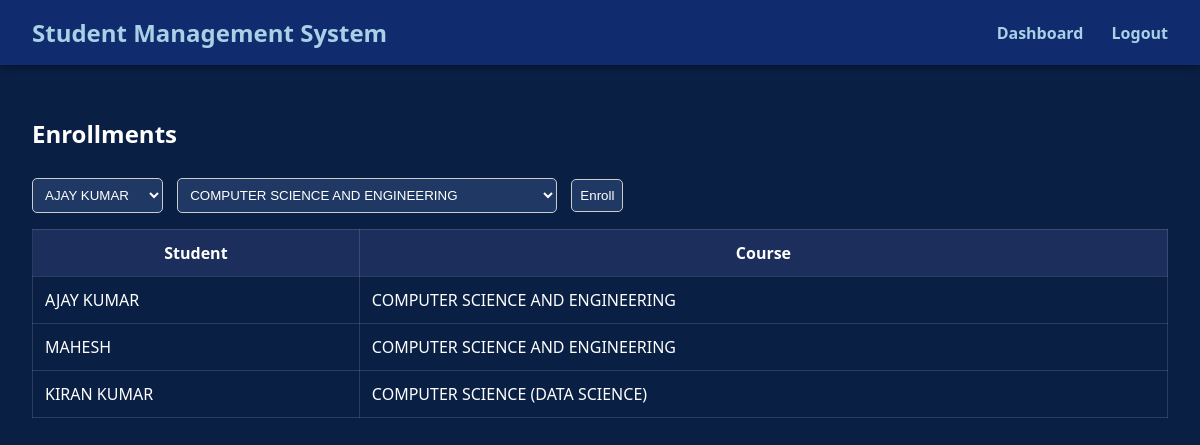
The app's page /enrollments (signed in) with its own data.
### models.py (models this page shows)
class Enrollment(db.Model):
    id = db.Column(db.Integer, primary_key=True)
    student_id = db.Column(db.Integer, db.ForeignKey('student.id'))
    course_id = db.Column(db.Integer, db.ForeignKey('course.id'))
    student = db.relationship('Student', back_populates='enrollments')
    course = db.relationship('Course', back_populates='enrollments')

class Student(db.Model):
    id = db.Column(db.Integer, primary_key=True)
    name = db.Column(db.String(100), nullable=False)
    age = db.Column(db.Integer, nullable=False)
    grade = db.Column(db.Float, nullable=False)
    enrollments = db.relationship('Enrollment', back_populates='student', cascade='all, delete-orphan')
    attendance_records = db.relationship('Attendance', back_populates='student', cascade='all, delete-orphan')
    grades = db.relationship('Grade', back_populates='student', cascade='all, delete-orphan')

class Course(db.Model):
    id = db.Column(db.Integer, primary_key=True)
    title = db.Column(db.String(100), nullable=False)
    code = db.Column(db.String(20), unique=True, nullable=False)
    attendance_records = db.relationship('Attendance', back_populates='course', cascade='all, delete-orphan')
    grades = db.relationship('Grade', back_populates='course', cascade='all, delete-orphan')
    enrollments = db.relationship('Enrollment', back_populates='course', cascade='all, delete-orphan')

### app.py (the view)
@app.route('/enrollments', methods=['GET', 'POST'])
@login_required
def manage_enrollments():
    if request.method == 'POST':
        student_id = request.form['student_id']
        course_id = request.form['course_id']
        enrollment = Enrollment(student_id=student_id, course_id=course_id)
        db.session.add(enrollment)
        db.session.commit()
    students = Student.query.all()
    courses = Course.query.all()
    enrollments = Enrollment.query.all()
    return render_template('enrollments.html', enrollments=enrollments, students=students, courses=courses)

### app.py (called while the page is built)
@login_manager.user_loader
def load_user(user_id):
    return User.query.get(int(user_id))

### templates/enrollments.html (shortened to what this page needs)
{% extends 'base.html' %}
{% block content %}
  <h2>Enrollments</h2>
  <form method="POST">
      <select name="student_id" required>
          {% for student in students %}
              <option value="{{ student.id }}">{{ student.name }}</option>
          {% endfor %}
      </select>
      <select name="course_id" required>
          {% for course in courses %}
              <option value="{{ course.id }}">{{ course.title }}</option>
          {% endfor %}
      </select>
      <button type="submit">Enroll</button>
  </form>
  <table>
      <thead>
          <tr>
              <th>Student</th>
              <th>Course</th>
          </tr>
      </thead>
      <tbody>
          {% for e in enrollments %}
              <tr>
                  <td>{{ e.student.name }}</td>
                  <td>{{ e.course.title }}</td>
              </tr>
          {% endfor %}
      </tbody>
  </table>
{% endblock %}

### templates/base.html (style rules this page uses)
body { margin: 0; font-family: 'Segoe UI', sans-serif; background-color: #0a1f44; color: #ffffff; }
table { width: 100%; border-collapse: collapse; margin-top: 1rem; }
th, td { padding: 0.75rem; border: 1px solid #ffffff22; }
th { background-color: #1b2e5c; }
input, select, button { padding: 0.5rem; margin-top: 0.5rem; background-color: #ffffff11; color: white; border: 1px solid #ffffff44; border-radius: 5px; }

### templates/enrollments.html (style rules this page uses)
form select, form button { background-color: #203864; color: white; border: 1px solid #ccc; padding: 8px; border-radius: 5px; margin-right: 10px; }
form button { cursor: pointer; }

### records on screen
Enrollment: student.name "AJAY KUMAR", course "COMPUTER SCIENCE AND ENGINEERING"
Enrollment: student.name "MAHESH", course "COMPUTER SCIENCE AND ENGINEERING"
Enrollment: student.name "KIRAN KUMAR", course "COMPUTER SCIENCE (DATA SCIENCE)"

### other values on screen
form field student_id "AJAY KUMAR"
form field course_id "COMPUTER SCIENCE AND ENGINEERING"
